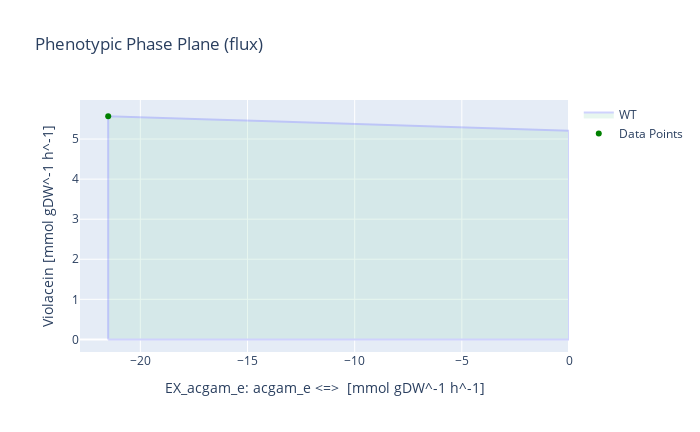

Notebook source saved alongside this figure:
### Markdown cell above
## N-acetyl-D-glucosamine as substrate

### Code cell
medium = model_LB_vio_fad.medium

with model_LB_vio_fad:
    
    # Setting the medium and boundary conditions
    medium['EX_glc__D_e'] = 0
    medium['EX_acgam_e'] = 10
    model_LB_vio_fad.medium = medium
    model_LB_vio_fad.reactions.EX_o2_e.lower_bound = -61
    model_LB_vio_fad.reactions.EX_acgam_e.lower_bound = -21.5
    
    # Setting the growth to 20% and limiting the rate
    growth = model_LB_vio_fad.optimize().fluxes.Growth
    model_LB_vio_fad.reactions.Growth.lower_bound = growth*0.2
    
    # Setting the objective to violacein
    model_LB_vio_fad.objective = model_LB_vio_fad.reactions.Violacein
    violacein_production = model_LB_vio_fad.optimize().objective_value
    
    # Phenotypic phane plane of glycerol-violacein
    result = phenotypic_phase_plane(model_LB_vio_fad, 
                                variables=[model_LB_vio_fad.reactions.EX_acgam_e],
                                objective=model_LB_vio_fad.reactions.Violacein,
                                points=10)
    
    # Computing the N-acetyl-D-glucosamine uptake rate for the maximum violacein production
    data = result.data_frame
    maxvio = round(data.objective_upper_bound[data.objective_upper_bound.idxmax()], 4)
    v = data.EX_acgam_e[round(data.objective_upper_bound,4) == maxvio]
    # Cmol of N-acetyl-D-glucosamine
    cmol = (max(v)/8)
    
    # Computing maximum yield
    violacein_acgam_yield = violacein_production / (-1*cmol)
    
    # Plotting phenotypic phase plane
    x = max(v)
    y = maxvio
    result.plot(plotter, points=[(x,y)], points_colors=["green"])
    
    print('Setting N-acetyl-D-glucosamine boundary to -21.5 and oxygen to -61:')
    print("- The optimal N-acetyl-D-glucosamine uptake for Violacein flux is [mmol gDW^-1 h^-1]:", max(v))
    print("- The optimal Cmol sucrose uptake for Violacein flux is [Cmol gDW^-1 h^-1]:", cmol)
    print('- Growth rate for maximum violacein production in V. natriegens [h^-1]:', growth)
    print('- Max. violacein production [mmol gDW^-1 h^-1]:', violacein_production)
    print('- Theoretical maximum yield per carbon [mmol_vio / Cmol_acgam]:', violacein_acgam_yield)

### Figure 1 — Plotly figure (JSON) as saved in the notebook; plotly's stock layout.template omitted (floating-point values rounded to 4 significant figures)
{"data": [{"fill": "toself", "fillcolor": "#B3E2CD", "hoverinfo": "none", "marker": {"line": {"color": "#B3E2CD"}, "opacity": 0.3}, "mode": "lines", "name": "WT", "opacity": 0.3, "type": "scatter", "x": [-21.5, -19.11, -16.72, -14.33, -11.94, -9.556, -7.167, -4.778, -2.389, 3.553e-15, 3.553e-15, -2.389, -4.778, -7.167, -9.556, -11.94, -14.33, -16.72, -19.11, -21.5, -21.5, -21.5], "y": [0, 3.063e-16, -3.637e-16, 0, -2.256e-15, -3.207e-14, 4.594e-16, -1.876e-15, 7.657e-17, -2.096e-15, 5.208, 5.251, 5.291, 5.33, 5.37, 5.409, 5.448, 5.488, 5.527, 5.567, 0, 5.567]}, {"marker": {"color": ["green"]}, "mode": "markers", "name": "Data Points", "type": "scatter", "x": [-21.5], "y": [5.567]}], "layout": {"height": 432, "title": {"text": "Phenotypic Phase Plane (flux)"}, "width": 700, "xaxis": {"autorange": true, "range": [-22.82, 3.553e-15], "title": {"text": "EX_acgam_e: acgam_e <=>  [mmol gDW^-1 h^-1]"}, "type": "linear"}, "yaxis": {"autorange": true, "range": [-0.3145, 5.975], "title": {"text": "Violacein [mmol gDW^-1 h^-1]"}, "type": "linear"}}}
